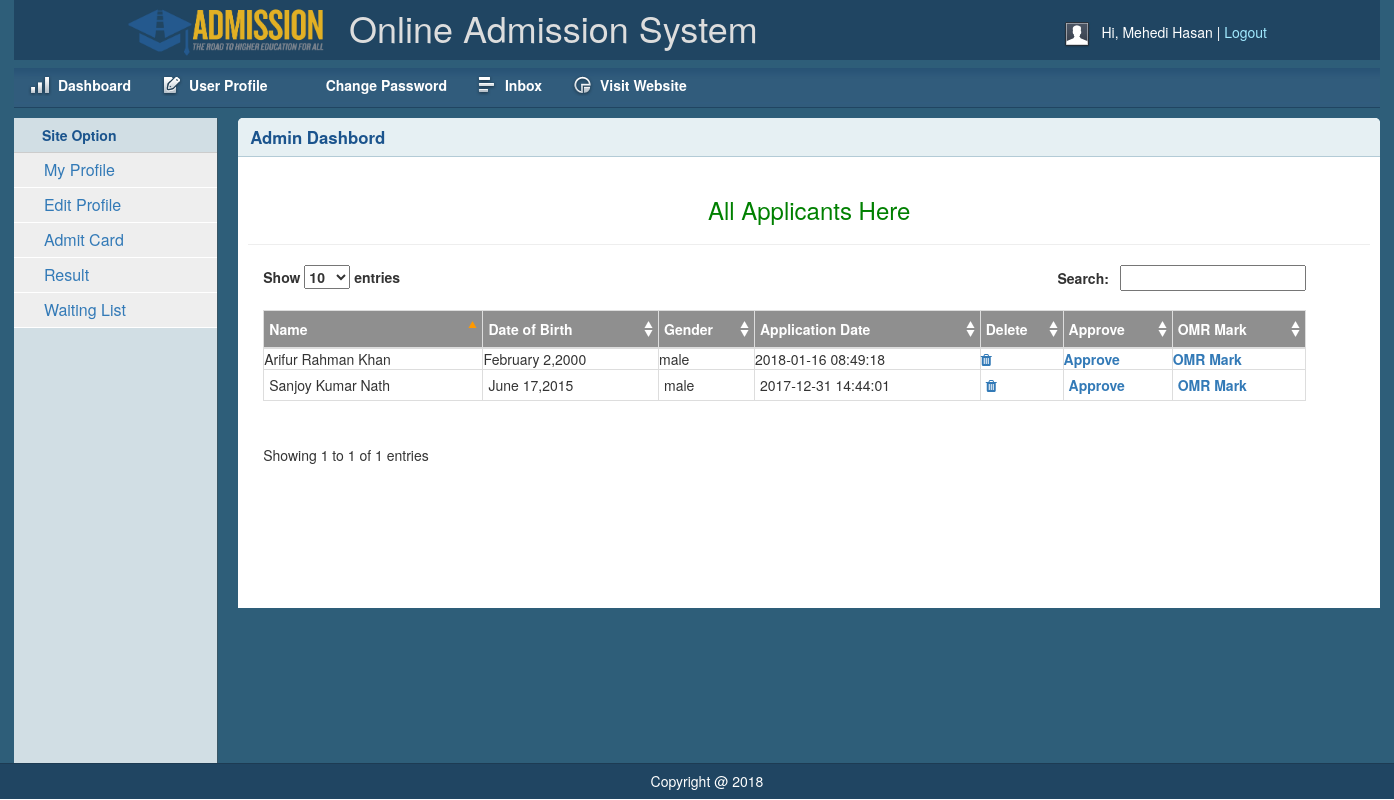
Before: /dashboard/admin.php (signed in) with the older database file.
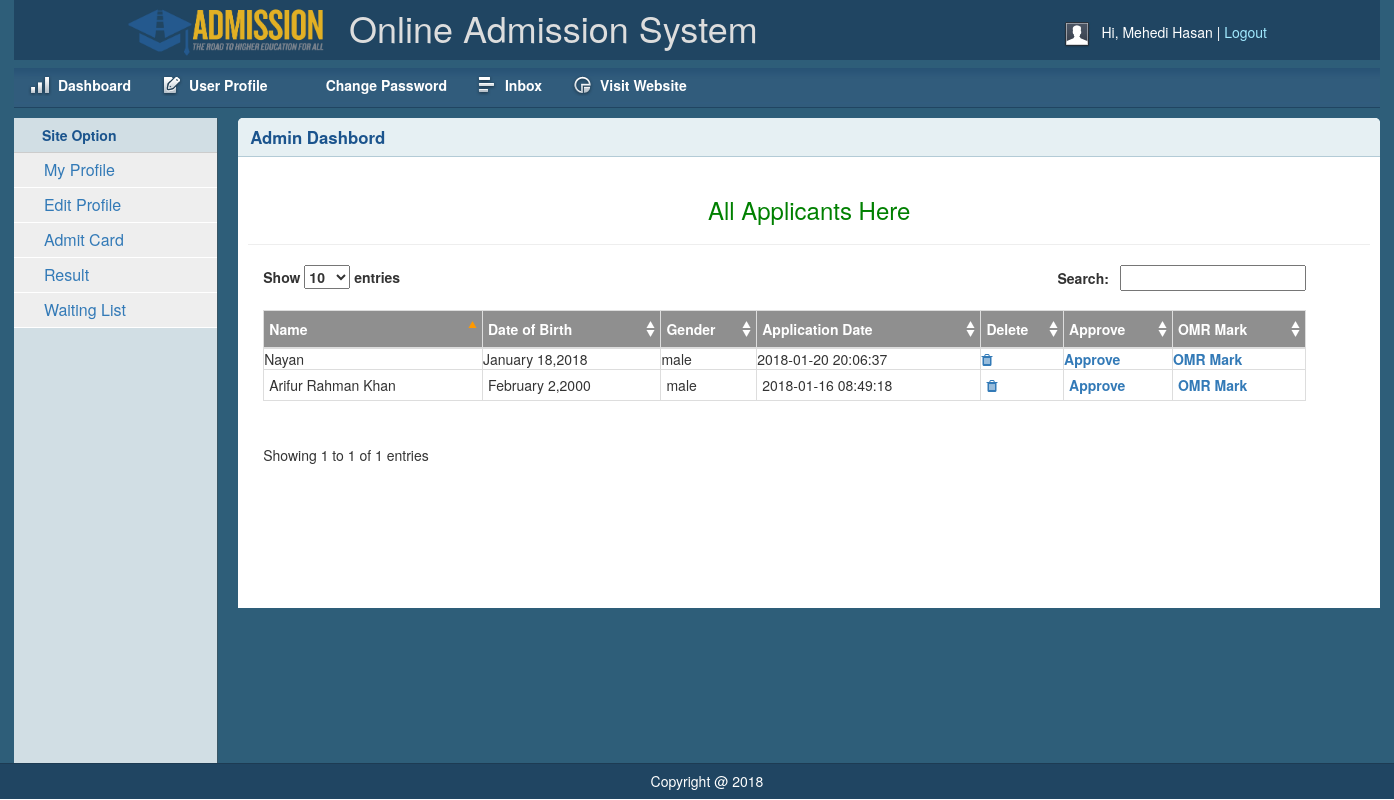
After: the same page with the newer database file.
### tables this page shows
CREATE TABLE `user` (
  `user_id` int(11) NOT NULL,
  `username` varchar(100) NOT NULL,
  `email` varchar(200) NOT NULL,
  `password` varchar(200) NOT NULL,
  `role` varchar(50) NOT NULL
);

CREATE TABLE `application1` (
  `reg_id` int(11) NOT NULL,
  `user_id` int(11) NOT NULL,
  `name` varchar(150) NOT NULL,
  `father_name` varchar(150) NOT NULL,
  `mother_name` varchar(100) NOT NULL,
  `mobile_number` varchar(20) NOT NULL,
  `date_of_birth` datetime NOT NULL,
  `app_date` timestamp NOT NULL DEFAULT CURRENT_TIMESTAMP,
  `gender` varchar(55) NOT NULL,
  `nationality` varchar(55) NOT NULL,
  `maritalstatus` varchar(55) NOT NULL,
  `first_choice` varchar(50) NOT NULL,
  `second_choice` varchar(50) NOT NULL,
  `third_choice` varchar(50) NOT NULL,
  `mark` int(11) NOT NULL
);

### lib/Database.php (called while the page is built, shortened)
<?php
Class Database{
	public $host   = DB_HOST;
	public $user   = DB_USER;
	public $pass   = DB_PASS;
	public $dbname = DB_NAME;
	public $link;
	private function connectDB(){
	$this->link = new mysqli($this->host, $this->user, $this->pass, $this->dbname);
 }
	public function select($query){
		$result = $this->link->query($query) or die($this->link->error.__LINE__);
		if($result->num_rows > 0){
			return $result;
		} else {
			return false;
		}
	}
}

### lib/Session.php (called while the page is built, shortened)
<?php
class Session
{
	public static function get($key){
		if (isset($_SESSION[$key])) {
			return $_SESSION[$key];
		}else {
			return false;
		}
	}
}
?>

### lib/format.php (called while the page is built, shortened)
<?php
class Format
{
	public function formatdate($date){
		return date('F j,Y',strtotime($date));
	}
}
?>

### dashboard/admin.php (the view, shortened to what the changed rows need)
<?php include "inc/header.php" ;?>
        <div class="grid_10">
            <div class="box round first grid">
                <h2>Admin Dashbord</h2>
                <div class="block">
                   <div class="container">
                       <div class="row">
                        <div class="col-md-11">
                        <table id="example" class="table-bordered" cellspacing="0" width="100%">
                    <thead>
                        <tr>
                            <th>Name</th>
                            <th>Date of Birth</th>
                            <th>Gender</th>
                            <th>Application Date</th>
                            <th>Delete</th>
                            <th>Approve</th>
                            <th>OMR Mark</th>
                        </tr>
                    </thead>
                    <?php
                        $query="SELECT * FROM application1";
                        $result= $db->select($query);
                        foreach ($result as $students) {
                        ?>
                        <tbody>
                        <tr>
                            <td style="text-transform:capitalize;"><?php echo $students['name'];?></td>
                            <td><?php echo $fm->formatdate($students['date_of_birth']);?></td>
                            <td><?php echo $students['gender'];?></td>
                            <td><?php echo $students['app_date'];?></td>
                            <td>
                            <a href="#"><i class="fa fa-trash" aria-hidden="true"></i></span></a>
                            </td>
                            <td>
                            <a href="#">Approve</span></a>
                            </td>
                            <td>
                            <a href="#">OMR Mark</span></a>
                            </td>
                        </tr>
                        </tbody>
                        <?php } ?>
                    </table>
                    </div>
                       </div>
                   </div>
                </div>
            </div>
        </div>
    </div>
   <?php include "inc/footer.php";?>

### dashboard/inc/header.php (shortened to what the changed rows need)
<?php
include "../lib/Session.php";
include "../lib/Database.php";
include "../lib/format.php";
$db = new Database();
$fm = new Format();
?>
<!DOCTYPE html>
<html>
<head>
    <link rel="stylesheet" type="text/css" href="css/reset.css" media="screen" />
    <link rel="stylesheet" type="text/css" href="css/text.css" media="screen" />
    <link rel="stylesheet" type="text/css" href="css/grid.css" media="screen" />
    <link rel="stylesheet" type="text/css" href="css/layout.css" media="screen" />
    <link rel="stylesheet" type="text/css" href="css/nav.css" media="screen" />
    <link href="css/table/demo_page.css" rel="stylesheet" type="text/css" />
    <link rel="stylesheet" type="text/css" href="css/bootstrap.min.css" />
    <link rel="stylesheet" type="text/css" href="css/jquery.dataTables.min.css">
    <link rel="stylesheet" type="text/css" href="css/font-awesome.min.css">
</head>
<body>
    <div class="container_12">
        <div class="grid_12 header-repeat">
            <div id="branding">
                <div class="container">
				<div class="floatleft middle">
					<h1>Online Admission System</h1>
				</div>
                </div>
            </div>
        </div>
           <div class="grid_2">
            <div class="box sidemenu">
                <div class="block" id="section-menu">
                    <ul class="section menu">
                        <li><a class="menuitem">Site Option</a>
                            <?php $userID=Session::get('userId');
                           ?>
                           <?php
                            $query = "select * from user where user_id='$userID' AND role='student'";
                            $result= $db->select($query);
                            if (is_array($result) || is_object($result)) {
                            foreach ($result as $data) {
                               $is_student=$data['role'];
                            if($is_student=='student'){?>
                                 <ul class="submenu">
                                <li><a href="showprofile.php">My Profile</a></li>
                                <li><a href="editprofile.php">Edit Profile</a></li>
                                <li><a href="admitcard.php">Admit Card</a></li>
                                <li><a href="studentresult.php">Result</a></li>
                                <li><a href="waiting.php">Waiting List</a></li>
                            </ul>
                            <?php } } } ?>
                        </li>
                    </ul>
                </div>
            </div>
        </div>

Changed rows visible on the page:
removed application1: name "Sanjoy Kumar Nath", date_of_birth "June 17,2015", gender "male", app_date "2017-12-31 14:44:01"
added application1: name "Nayan", date_of_birth "January 18,2018", gender "male", app_date "2018-01-20 20:06:37"
